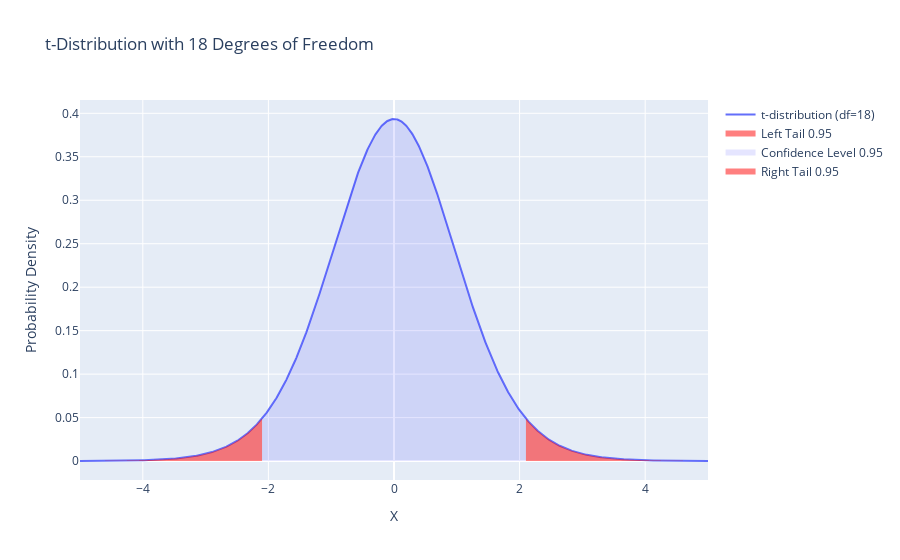

Notebook code cell kept with this figure:
### Markdown cell above
1. A random sample of 18 car dealers found that this particular sample of dealers spent an average amount of 5,500 per month on the cost of advertising and the sample standard deviation was calculated to be 500. Suppose that we want to find a 95% confidence interval for the unknown mean (or average) amount of money that the population of car dealers spends monthly on advertising.

Assuming that the population we are sampling from is normally distributed, we can use the sample mean (x = $5,500) and the sample standard deviation s = 500) to calculate a 95% confidence interval.

### Code cell
n = 18
mu = 0
var = 1
alpha = 0.95

t_critical = stats.t.ppf((1 + alpha) / 2, df=n)
x = np.linspace(mu - 5 * np.sqrt(var), mu + 5 * np.sqrt(var), 1000)

pdf = stats.t.pdf(x, df=n, loc=mu, scale=np.sqrt(var))

trace = go.Scatter(x=x, y=pdf, mode='lines', name=f't-distribution (df={n})')

x_fill_down = np.linspace(mu -5 * np.sqrt(var), -1*t_critical, 1000)
pdf_fill_below = stats.t.pdf(x_fill_down, df=n, loc=mu, scale=np.sqrt(var))

confidence_interval1 = go.Scatter(
    x=x_fill_down,
    y=pdf_fill_below,
    fill='tozeroy',
    fillcolor='rgba(255, 0, 0, 0.5)', 
    mode='none',
    name=f'Left Tail {alpha:.2f}'
)

x_fill = np.linspace(-t_critical, t_critical, 1000)
pdf_fill = stats.t.pdf(x_fill, df=n, loc=mu, scale=np.sqrt(var))

confidence_interval2 = go.Scatter(x=x_fill, y=pdf_fill, fill='tozeroy', fillcolor='rgba(0, 0, 255, 0.1)', mode='none', name=f'Confidence Level {alpha:.2f}')

x_fill_up = np.linspace(t_critical, 5 * np.sqrt(var), 1000)
pdf_fill_above = stats.t.pdf(x_fill_up, df=n, loc=mu, scale=np.sqrt(var))

confidence_interval_above = go.Scatter(
    x=x_fill_up,
    y=pdf_fill_above,
    fill='tozeroy',
    fillcolor='rgba(255, 0, 0, 0.5)',  
    mode='none',
    name=f'Right Tail {alpha:.2f}'
)

layout = go.Layout(title=f't-Distribution with {n} Degrees of Freedom', xaxis=dict(title='X'), yaxis=dict(title='Probability Density'), showlegend=True)

fig = go.Figure(data=[trace, confidence_interval1,confidence_interval2,confidence_interval_above], layout=layout)

fig.show()

### Figure 1 — Plotly figure (JSON) as saved in the notebook; plotly's stock layout.template omitted (floating-point values rounded to 4 significant figures; data arrays with more than 128 entries replaced by an {"elided": "..."} marker saying what was removed)
{"data": [{"mode": "lines", "name": "t-distribution (df=18)", "type": "scatter", "x": {"elided": "1000 float values"}, "y": {"elided": "1000 float values"}}, {"fill": "tozeroy", "fillcolor": "rgba(255, 0, 0, 0.5)", "mode": "none", "name": "Left Tail 0.95", "type": "scatter", "x": {"elided": "1000 float values"}, "y": {"elided": "1000 float values"}}, {"fill": "tozeroy", "fillcolor": "rgba(0, 0, 255, 0.1)", "mode": "none", "name": "Confidence Level 0.95", "type": "scatter", "x": {"elided": "1000 float values"}, "y": {"elided": "1000 float values"}}, {"fill": "tozeroy", "fillcolor": "rgba(255, 0, 0, 0.5)", "mode": "none", "name": "Right Tail 0.95", "type": "scatter", "x": {"elided": "1000 float values"}, "y": {"elided": "1000 float values"}}], "layout": {"showlegend": true, "title": {"text": "t-Distribution with 18 Degrees of Freedom"}, "xaxis": {"title": {"text": "X"}}, "yaxis": {"title": {"text": "Probability Density"}}}}
